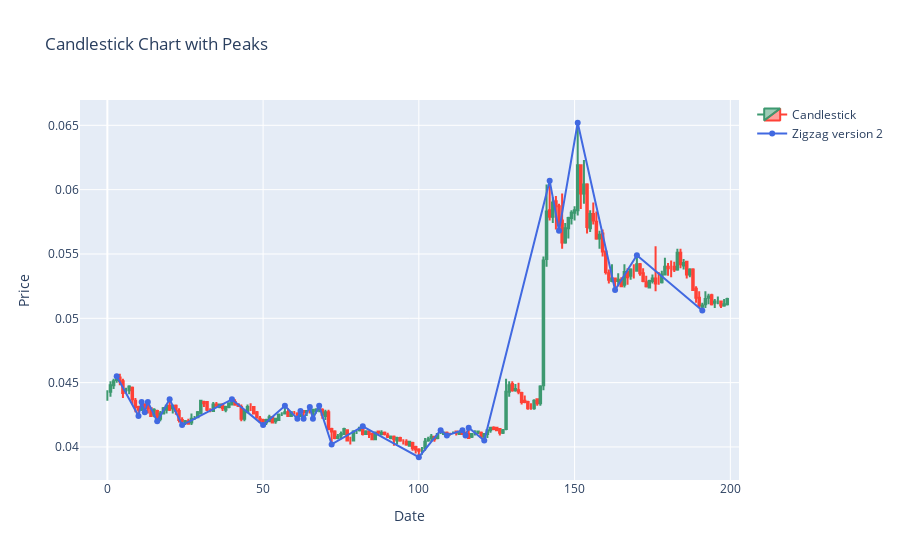

The notebook cell saved with this chart:
### Code cell
gu.plot_candlesticks_zigzag_range(df, generate_h_o_zigzag(zigzag_df), x_axis_type='index')

### Figure 1 — Plotly figure (JSON) as saved in the notebook; plotly's stock layout.template omitted (floating-point values rounded to 4 significant figures; data arrays with more than 128 entries replaced by an {"elided": "..."} marker saying what was removed)
{"data": [{"close": {"elided": "200 float values"}, "high": {"elided": "200 float values"}, "low": {"elided": "200 float values"}, "name": "Candlestick", "open": {"elided": "200 float values"}, "x": {"elided": "200 int values"}, "type": "candlestick"}, {"line": {"color": "royalblue"}, "mode": "lines+markers", "name": "Zigzag version 2", "x": [3, 10, 11, 12, 13, 16, 20, 24, 40, 50, 57, 61, 62, 63, 65, 66, 68, 72, 82, 100, 107, 109, 114, 115, 116, 121, 142, 145, 151, 163, 170, 191], "y": [0.0455, 0.0424, 0.0435, 0.0427, 0.0435, 0.042, 0.0437, 0.0417, 0.0437, 0.0417, 0.0432, 0.0422, 0.0428, 0.0422, 0.0431, 0.0422, 0.0432, 0.0402, 0.0416, 0.0392, 0.0413, 0.0409, 0.0413, 0.0409, 0.0415, 0.0405, 0.0607, 0.0568, 0.0652, 0.0522, 0.0549, 0.0506], "type": "scatter"}], "layout": {"xaxis": {"rangeslider": {"visible": false}, "title": {"text": "Date"}}, "title": {"text": "Candlestick Chart with Peaks"}, "yaxis": {"title": {"text": "Price"}}}}
